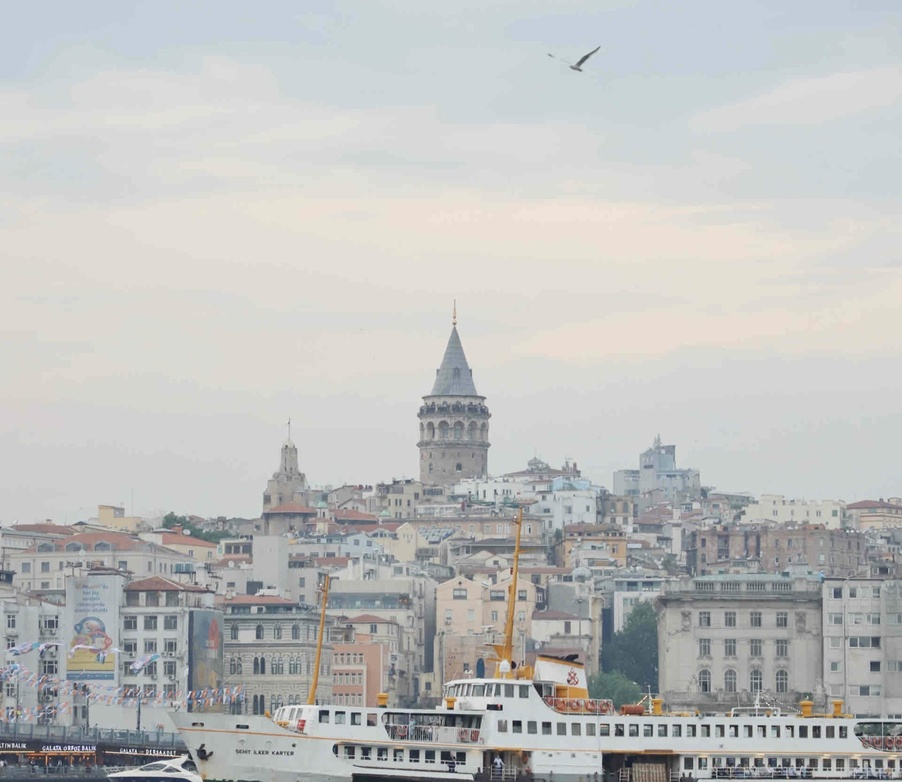
#> input picture Lec1/Lec1/lec2.jpg, 902 x 782 px, shrunk from 1920 x 1666 before the run
$ python canny_edge.py
#> lines starting #> are read from the running program, lines starting #| are printed output that depends on the picture
import cv2

low_threshold = 50
high_threshold = 100

# Read image
img = cv2.imread('lec2.jpg')
#> img is the input picture: shape (782, 902, 3); mean B, G, R 189.5, 190.3, 189.4

# Convert image to grayscale
gray = cv2.cvtColor(img, cv2.COLOR_BGR2GRAY)

# Apply Gaussian blur with kernel size of (3, 3)
blur_gray = cv2.GaussianBlur(gray, (3, 3), 0)

# Perform Canny edge detection
edges = cv2.Canny(blur_gray, low_threshold, high_threshold)
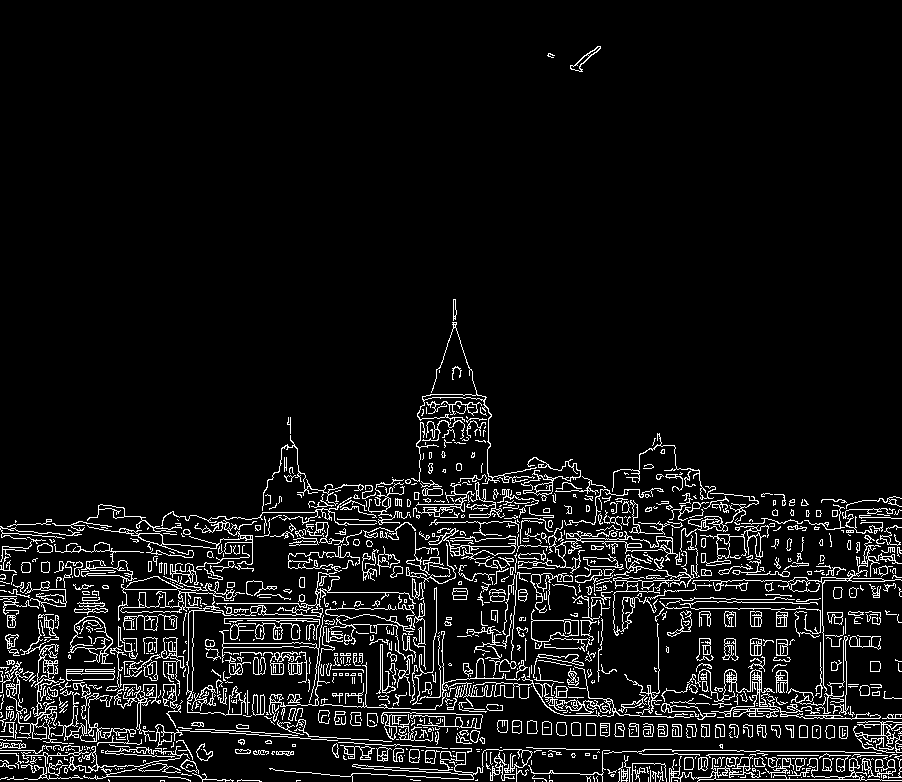
#> edges: shape (782, 902); 7.3% white in thin lines or dots

# Save the resulting image
cv2.imwrite('lec2_out.jpg', edges)
